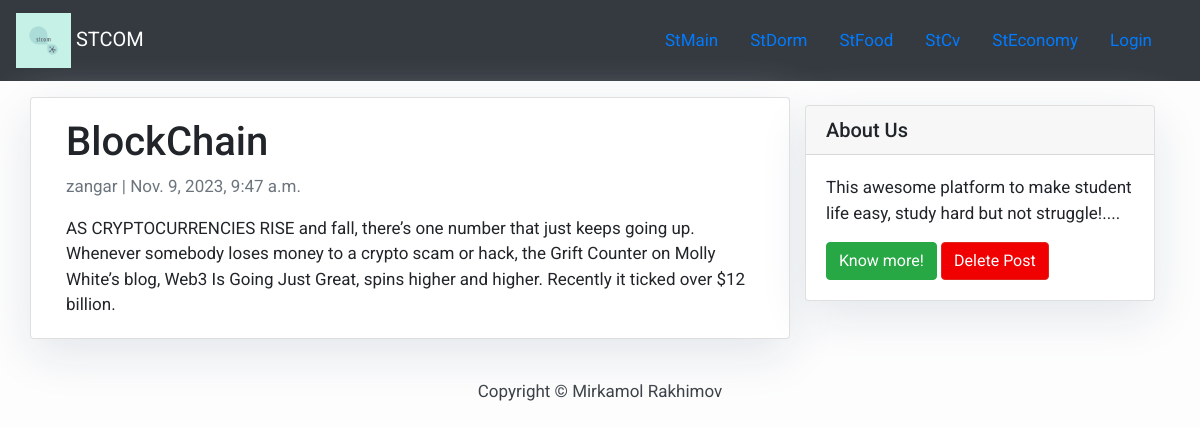
Page //21/ on the committed database.
### stmain/models.py (models this page shows, shortened)
class Post(models.Model):
    title = models.CharField(max_length=200, unique=True)
    author = models.ForeignKey(User, on_delete= models.CASCADE, default=1)
    updated_on = models.DateTimeField(auto_now= True)
    content = models.TextField()
    created_on = models.DateTimeField(auto_now_add=True)
    status = models.IntegerField(choices=STATUS, default=0)
    class Meta:
        ordering = ['-created_on']

### stmain/views.py (the view)
# urls.py: path('/<int:pk>/', views.PostDetail.as_view(), name='post_detail'),
class PostDetail(generic.DetailView):
    model = Post
    template_name = 'stmain/post_detail.html'

### stmain/templates/stmain/post_detail.html (shortened to what this page needs)
{% extends 'stmain/blogbase.html' %} {% block content %}
<div class="container">
  <div class="row">
    <div class="col-md-8 card mb-4  mt-3 left  top">
      <div class="card-body">
        <h1>{% block title %} {{ object.title }} {% endblock title %}</h1>
        <p class=" text-muted">{{ post.author }} | {{ post.created_on }}</p>
        <p class="card-text ">{{ object.content | safe }}</p>
      </div>
    </div>
<div class="col-md-4 float-right ">
<div class="card my-4">
        <h5 class="card-header">About Us</h5>
    <div class="card-body">
        <p class="card-text"> This awesome platform to make student life easy, study hard but not struggle!....</p>
        <a href="https://github.com/Mirkomol"
           class="btn btn-success">Know more!</a>
         <a href="{% url 'stmain:delete_blog' post.id %}"> <button type="reset" class="btn btn-danger">Delete Post</button></a>
    </div>
</div>
</div>
  </div>
</div>
{% endblock content %}

### stmain/templates/stmain/blogbase.html (style rules this page uses)
body { font-family: "Roboto", sans-serif; font-size: 17px; background-color: #fdfdfd; }
.btn-danger { color: #fff; background-color: #f00000; border-color: #dc281e; }

### stmain/templates/stmain/post_detail.html (style rules this page uses)
.card { box-shadow: 0 16px 48px #E3E7EB; }

### rows in the picture
Post: title "BlockChain", author "zangar", created_on "Nov. 9, 2023, 9:47 a.m.", content "AS CRYPTOCURRENCIES RISE and fall, there’s one number that just keeps going up. Whenever somebody loses money to a crypto scam or hack, the Grift Counter on Molly White’s blog, Web3 Is Going Just Great, spins higher and higher. Recently it ticked over $12 billion."
